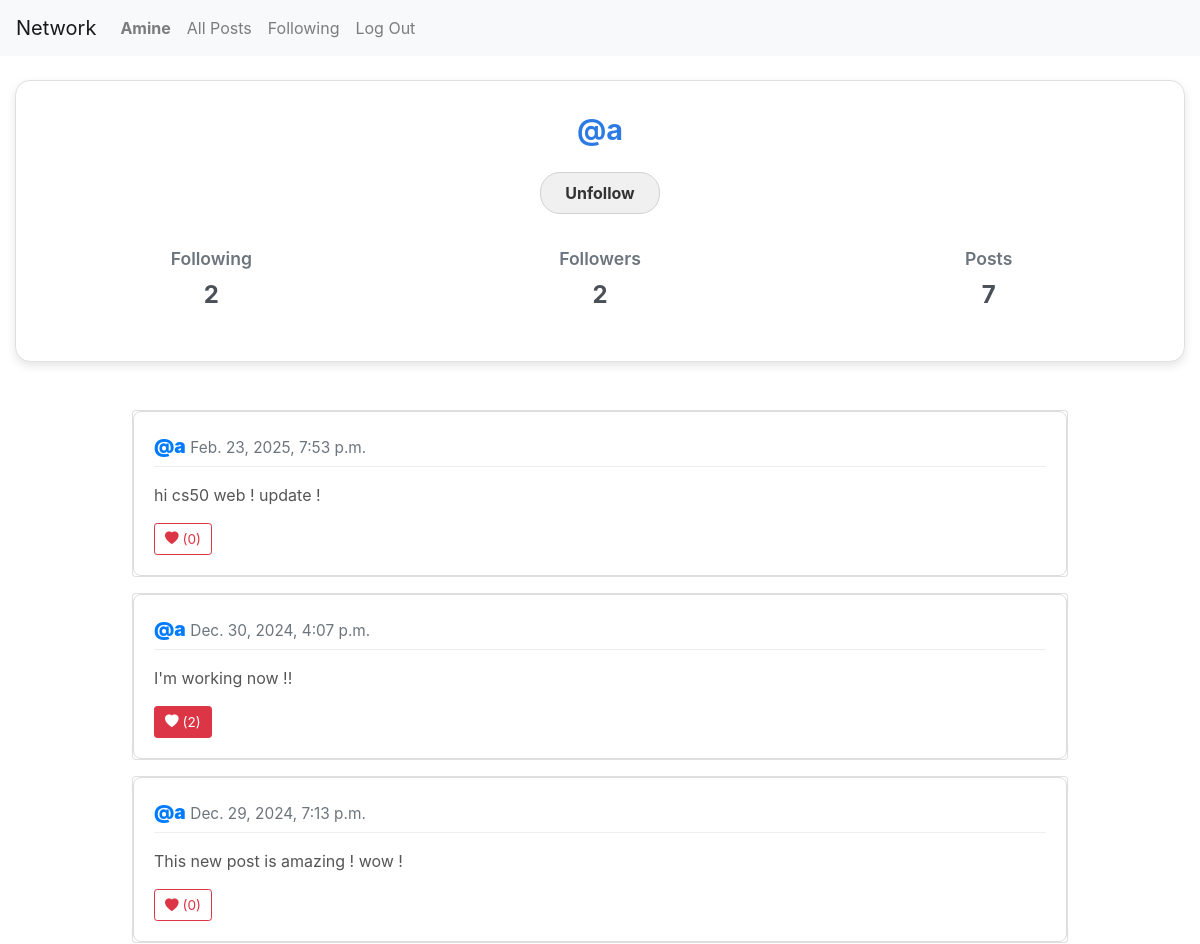
/profile/a/ (signed in, upper part), run on an earlier commit of the app's database.
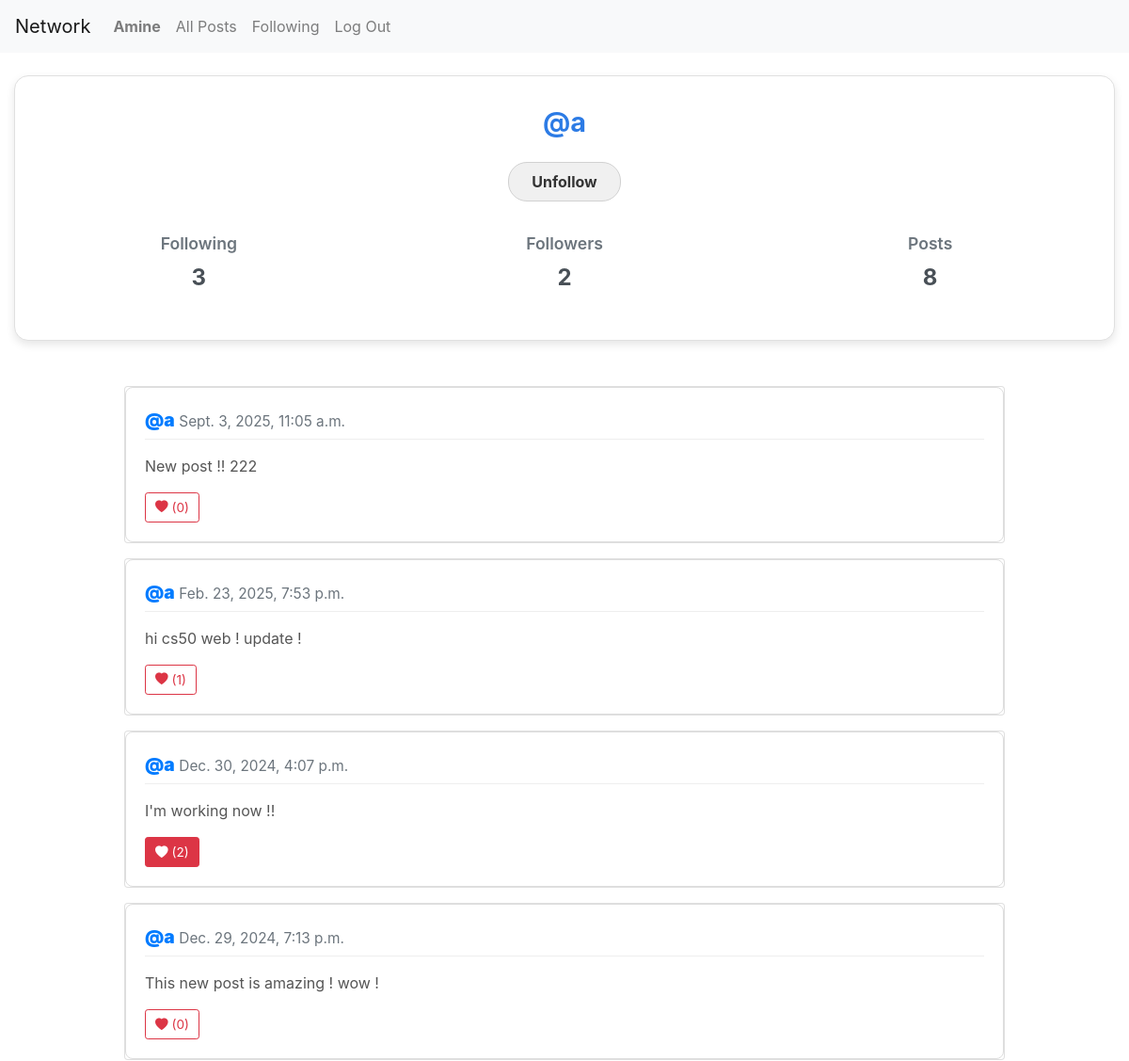
And on a later commit of the database.
### network/models.py (models this page shows, shortened)
class User(AbstractUser):
    pass

class Post(models.Model):
    user = models.ForeignKey(User, on_delete=models.CASCADE, related_name="posts")
    content = models.TextField()
    created_at = models.DateTimeField(auto_now_add=True)
    likes = models.ManyToManyField(User, related_name="liked_posts", blank=True)

### network/views.py (the view)
# urls.py: path("profile/<str:username>/", views.profile, name="profile"),
@login_required
def profile(request, username):
    try:
        profile_user = get_object_or_404(User, username=username)
        posts = profile_user.posts.all().order_by("-created_at")
        followers = profile_user.followers.count()
        following = profile_user.following.count()
        is_following = Follow.objects.filter(
            follower=request.user, following=profile_user
        ).exists()
        paginator = Paginator(posts, 10)
        page_number = request.GET.get("page")
        page_obj = paginator.get_page(page_number or 1)
    except Exception as e:
        return render(
            request,
            "network/error.html",
            {"code": 400, "message": f"User {username} does not exist, {e}"},
        )
    return render(
        request,
        "network/profile.html",
        {
            "profile_user": profile_user,
            "page": page_obj,
            "followers": followers,
            "following": following,
            "is_following": is_following,
            "nb_posts": len(posts),
        },
    )

### network/templates/network/profile.html (shortened to what this page needs)
{% extends 'network/layout.html' %}
{% load static %}
{% block body%}
    <div class="container-fluid mt-4" id="profile-container">
        <div id="profile-header">
            <h2 id="username">@{{ profile_user.username }}</h2>
            {% if user.is_authenticated and user != profile_user %}
                <button class="btn {% if is_following %}btn-secondary{% else %}btn-primary{% endif %}" id="follow-btn">
                    {% if is_following %}Unfollow{% else %}Follow{% endif %}
                </button>
            {% endif %}
            <div id="profile-info" class="row">
                <div class="col-4 text-center" id="following">
                    <span class="info-label">Following</span>
                    <p class="info-count">{{ following }}</p>
                </div>
                <div class="col-4 text-center" id="followers">
                    <span class="info-label">Followers</span>
                    <p class="info-count">{{ followers }}</p>
                </div>
                <div class="col-4 text-center" id="posts-profile">
                    <span class="info-label">Posts</span>
                    <p class="info-count">{{ nb_posts }}</p>
                </div>
            </div>
        </div>
        <div id="profile-body">
            {% include 'network/posts.html' %}
        </div>
    </div>
{% endblock %}
{% block extra_css %}
    <link rel="stylesheet" href="{% static 'network/profile.css' %}">
{% endblock %}

### network/templates/network/layout.html (shortened to what this page needs)
{% load static %}
<!DOCTYPE html>
<html lang="en">
    <head>
        <link rel="stylesheet" href="https://stackpath.bootstrapcdn.com/bootstrap/4.4.1/css/bootstrap.min.css">
        <link rel="stylesheet" href="https://cdn.jsdelivr.net/npm/bootstrap-icons@1.11.3/font/bootstrap-icons.css"
>
        <link href="{% static 'network/styles.css' %}" rel="stylesheet">
        {% block extra_css %}
        {% endblock %}
    </head>
    <body>
        <nav class="navbar navbar-expand-lg navbar-light bg-light">
            <a class="navbar-brand" href="{% url 'index' %}">Network</a>
            <div>
              <ul class="navbar-nav mr-auto">
                {% if user.is_authenticated %}
                    <li class="nav-item">
                        <a class="nav-link" href="{% url 'profile' user.username %}"><strong>{{ user.username }}</strong></a>
                    </li>
                {% endif %}
                <li class="nav-item">
                  <a class="nav-link" href="{% url 'index' %}">All Posts</a>
                </li>
                {% if user.is_authenticated %}
                    <li class="nav-item">
                        <a id="following-nav" class="nav-link" href="{% url 'following_posts' %}">Following</a>
                    </li>
                    <li class="nav-item">
                        <a class="nav-link" href="{% url 'logout' %}">Log Out</a>
                    </li>
                {% endif %}
              </ul>
            </div>
          </nav>
        <div class="body">
            {% block body %}
            {% endblock %}
        </div>
    </body>
</html>

### network/templates/network/posts.html (shortened to what this page needs)
{% load static %}
<div id="all-posts-container">
    <div id="posts-list">
        {% for post in page %}
            <div class="card mb-3">
                <div class="card-body">
                    <div class="post-header d-flex justify-content-between align-items-center">
                        <div>
                            <a href="{% url 'profile' post.user %}"><strong>@{{post.user}}</strong></a>
                            <small class="text-muted">{{post.created_at}}</small>
                        </div>
                    </div>
                    <p class="post-content mt-3">{{post.content}}</p>
                    <div class="post-footer d-flex justify-content-between align-items-center">
                        <button
                            class="btn btn-sm {% if user in post.likes.all %}btn-danger{% else %}btn-outline-danger{% endif %} like-btn"
                            data-id="{{ post.id }}">
                            <i class="bi bi-heart-fill"></i> ({{ post.likes.count }})
                        </button>
                    </div>
                </div>
            </div>
        {% empty %}
            <h3>NO POSTS</h3>
        {% endfor %}
    </div>
</div>

### network/static/network/styles.css (style rules this page uses)
.card-body { border: 1px solid #ddd; border-radius: 8px; background-color: #fff; transition: box-shadow 0.3s ease; }
.post-header { font-size: 1.2rem; font-weight: bold; color: #333; border-bottom: 1px solid #eee; padding-bottom: 5px; }
.post-content { font-size: 1rem; color: #555; line-height: 1.5; }
.post-footer { margin-top: 10px; }
.post-footer .btn { font-size: 0.85rem; padding: 5px 10px; align-items: center; }

### network/static/network/profile.css (style rules this page uses)
#profile-header { text-align: center; padding: 2rem 1rem; background-color: #ffffff; border: 1px solid #e0e0e0; border-radius: 15px; box-shadow: 0px 4px 10px rgba(0, 0, 0, 0.1); }
#username { font-size: 1.8rem; font-weight: bold; color: #2c7be5; margin-bottom: 0.5rem; }
#follow-btn { margin-top: 1rem; font-size: 1rem; font-weight: bold; padding: 0.5rem 1.5rem; border-radius: 20px; transition: all 0.3s ease-in-out; }
#follow-btn.btn-secondary { background-color: #f0f0f0; color: #333; border: 1px solid #d1d1d1; }
#profile-info { display: flex; justify-content: space-around; margin-top: 2rem; }
#profile-info .info-label { font-size: 1.1rem; color: #6c757d; font-weight: 600; }
#profile-info .info-count { font-size: 1.5rem; font-weight: bold; color: #495057; margin-top: 0.3rem; }
#profile-body { margin-top: 3rem; width: 80%; justify-self: center; }

What changed in the data, as far as the page shows it:
added Post: user "a", created_at "Sept. 3, 2025, 11:05 a.m.", content "New post !! 222", likes.count "0"
computed for Post "hi cs50 web ! update !": likes.count "0" → "1"
Also different on the page:
{{ following }}: "2" → "3"
{{ nb_posts }}: "7" → "8"
